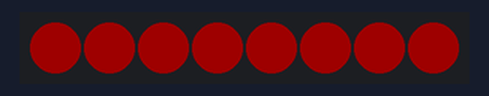
A sketch run on a simulated Arduino Uno, built with avr-gcc and run on an emulated ATmega328P. Parts: 8 RGB LEDs in strip order, left to right. Dim RGB values are drawn brighter than linear.

Above: at 0.05 s.
At 90.5 s:
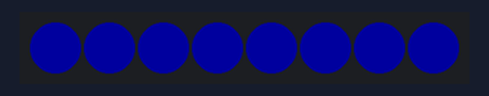

The sketch:

tira_led_test.ino
```cpp
#include <Adafruit_NeoPixel.h>
#include <avr/power.h>

//Designamos nuestro pin de datos
#define PIN 3
//Designamos cuantos pixeles tenemos en nuestra cinta led RGB
#define NUMPIXELS      8

//Definimos el número de pixeles de la cinta y el pin de datos
//   Parámetro 1 = número de pixeles de la cinta
//   Parámetro 2 = número de pin de datos del Arduino
Adafruit_NeoPixel pixels = Adafruit_NeoPixel(NUMPIXELS, PIN, NEO_GRB + NEO_KHZ800);

// IMPORTANTE: Para reducir el riesgo de dañar los pixeles de la cinta, añada un condensador de 1000 uF a través de
// los cables de alimentación de la cinta, agregue una resistencia de 300-500 Ohm en la entrada de datos del primer pixel
// Y reduzca la distancia entre Arduino y el primera pixel.
// Evite realizar conexiones en el circuito vivo si lo va a hacer, conecte GND primero.

void setup() {
// Inicializamos nuestra cinta led RGB
  pixels.begin();

}

void alarma() {
  int delayval = 100; // Pausa de cien milisegundos

  for(int i = 0; i < NUMPIXELS; i++) {
    pixels.setPixelColor(i, pixels.Color(30, 0, 0)); // Brillo moderado en rojo
  }
  pixels.show(); // Mostramos y actualizamos el color del pixel de nuestra cinta led RGB
  delay(delayval); // Pausa por un periodo de tiempo (en milisegundos).

  for(int i = 0; i < NUMPIXELS; i++) {
    pixels.setPixelColor(i, pixels.Color(0, 0, 30)); // Brillo moderado en azul
  }
  pixels.show(); // Mostramos y actualizamos el color del pixel de nuestra cinta led RGB
  delay(delayval); // Pausa por un periodo de tiempo (en milisegundos).
}

void loop() {
  alarma();

}
```
